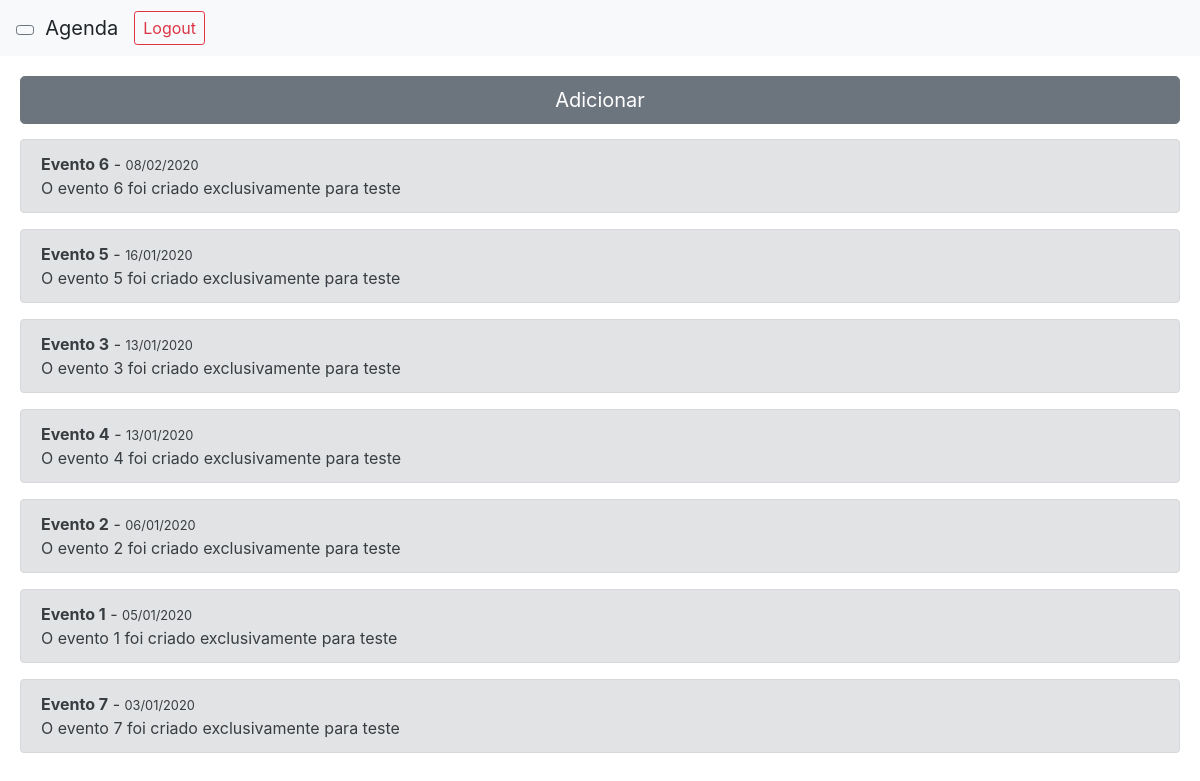
The app's page /admin/agenda.php (signed in) with its own data.
### tables this page shows
CREATE TABLE IF NOT EXISTS T_EVENTOS (
	EVENT_ID    BIGINT UNSIGNED ZEROFILL NOT NULL AUTO_INCREMENT,  
    EVENT_TTLO  VARCHAR(100) NOT NULL,  
    EVENT_DESC  VARCHAR(500) NOT NULL,  
    EVENT_LAT   DECIMAL(8,8) NOT NULL DEFAULT '0.0',  
    EVENT_LNG   DECIMAL(8,8) NOT NULL DEFAULT '0.0',  
    EVENT_DATA  DATE DEFAULT NOW(),  
    PRIMARY KEY (EVENT_ID)
);

### admin/agenda.php (the view, shortened to what this page needs)
<!doctype html>
<html lang="pt-BR">
    <head>
        <link rel="stylesheet" href="https://stackpath.bootstrapcdn.com/bootstrap/4.3.1/css/bootstrap.min.css">
    </head>
    <body>
        <header style="float: left;width: 100%;">
            <nav class="navbar navbar-expand-lg navbar-light bg-light" style="background-color: #000;">
                <a class="navbar-brand" onclick="window.history.go(-1);"><button style="font-size: 1.2em;" type="button" class="btn btn-outline-secondary btn-sm"><ion-icon style="float: left;" name="arrow-round-back"></ion-icon></button> &nbsp;Agenda</a>
                <button style="font-size: 1.0em;" class="btn btn-outline-danger btn-sm" type="button" onclick="Logout();">Logout</button>
            </nav>
        </header>
        <main  style="float: left;width: 100%; padding: 20px;">
            <button onclick="criar();" style="margin-bottom: 15px;" type="button" class="btn btn-secondary btn-lg btn-block"><ion-icon name="add"></ion-icon> Adicionar</button>
            <?php
            $conexao = Database::conexao();
            try {
                $consulta = $conexao->query("SELECT * FROM T_EVENTOS ORDER BY EVENT_DATA DESC");
                while ($linha = $consulta->fetch(PDO::FETCH_ASSOC)) {
                    $data = explode("-", $linha['EVENT_DATA']);
                    $dthj = date("Y-m-d");
                    if (strtotime($linha['EVENT_DATA']) >= strtotime($dthj)) {
                        echo "<div onclick='exibir(" . intval($linha['EVENT_ID']) . ");' class='alert alert-primary alert-dismissible fade show' role='alert'>";
                    } else {
                        echo "<div onclick='exibir(" . intval($linha['EVENT_ID']) . ");' class='alert alert-secondary alert-dismissible fade show' role='alert'>";
                    }
                    echo "<strong>" . $linha['EVENT_TTLO'] . "</strong> - <font style='font-size: 0.8em;'>" . $data[2] . "/" . $data[1] . "/" . $data[0] . "</font><br>";
                    echo $linha['EVENT_DESC'];
                    echo "<button type='button' class='close' data-dismiss='alert' aria-label='Close' onclick='excluir(" . intval($linha['EVENT_ID']) . ");'>";
                    echo "</button>";
                    echo "</div>";
                }
            } catch (Exception $exc) {
                echo "<p>MYSQL - Erro ao selecionar eventos...</p>";
            }
            ?>
        </main>
    </body>
</html>

### records on screen
t_eventos: EVENT_TTLO "Evento 6", EVENT_DATA "08", EVENT_DATA "02", EVENT_DATA "2020", EVENT_DESC "O evento 6 foi criado exclusivamente para teste"
t_eventos: EVENT_TTLO "Evento 5", EVENT_DATA "16", EVENT_DATA "01", EVENT_DATA "2020", EVENT_DESC "O evento 5 foi criado exclusivamente para teste"
t_eventos: EVENT_TTLO "Evento 3", EVENT_DATA "13", EVENT_DATA "01", EVENT_DATA "2020", EVENT_DESC "O evento 3 foi criado exclusivamente para teste"
t_eventos: EVENT_TTLO "Evento 4", EVENT_DATA "13", EVENT_DATA "01", EVENT_DATA "2020", EVENT_DESC "O evento 4 foi criado exclusivamente para teste"
t_eventos: EVENT_TTLO "Evento 2", EVENT_DATA "06", EVENT_DATA "01", EVENT_DATA "2020", EVENT_DESC "O evento 2 foi criado exclusivamente para teste"
t_eventos: EVENT_TTLO "Evento 1", EVENT_DATA "05", EVENT_DATA "01", EVENT_DATA "2020", EVENT_DESC "O evento 1 foi criado exclusivamente para teste"
t_eventos: EVENT_TTLO "Evento 7", EVENT_DATA "03", EVENT_DATA "01", EVENT_DATA "2020", EVENT_DESC "O evento 7 foi criado exclusivamente para teste"
